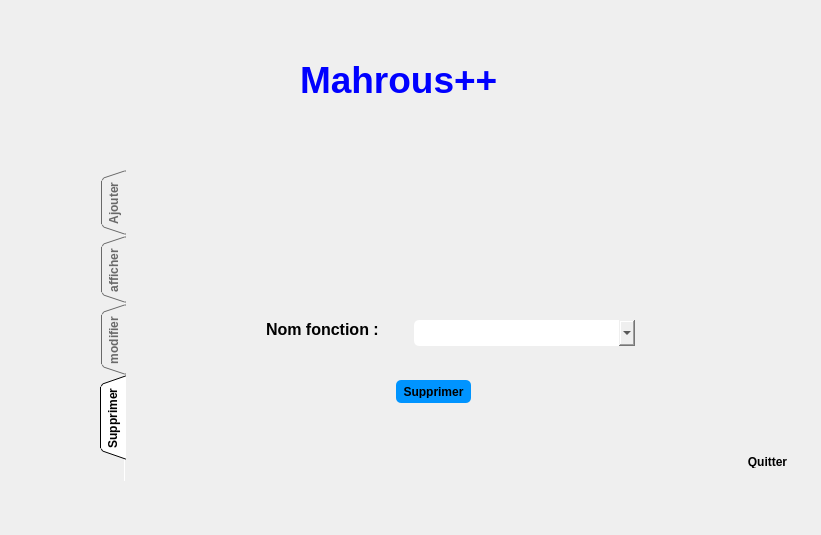
<?xml version="1.0" encoding="UTF-8"?>
<ui version="4.0">
 <class>personnel</class>
 <widget class="QDialog" name="personnel">
  <property name="geometry">
   <rect>
    <x>0</x>
    <y>0</y>
    <width>821</width>
    <height>535</height>
   </rect>
  </property>
  <property name="windowTitle">
   <string>Dialog</string>
  </property>
  <widget class="QLabel" name="label_10">
   <property name="geometry">
    <rect>
     <x>300</x>
     <y>40</y>
     <width>321</width>
     <height>81</height>
    </rect>
   </property>
   <property name="text">
    <string>&lt;html&gt;&lt;head/&gt;&lt;body&gt;&lt;p&gt;&lt;span style=&quot; font-size:28pt; font-weight:600; color:#0000ff;&quot;&gt;Mahrous++&lt;/span&gt;&lt;/p&gt;&lt;/body&gt;&lt;/html&gt;</string>
   </property>
  </widget>
  <widget class="QPushButton" name="pushButton">
   <property name="geometry">
    <rect>
     <x>730</x>
     <y>450</y>
     <width>75</width>
     <height>23</height>
    </rect>
   </property>
   <property name="styleSheet">
    <string notr="true">color: &quot;red&quot;;

padding: 5px;
border-radius: 5px;

font-weight: bold;
</string>
   </property>
   <property name="text">
    <string>Quitter</string>
   </property>
  </widget>
  <widget class="QTabWidget" name="tabWidget">
   <property name="enabled">
    <bool>true</bool>
   </property>
   <property name="geometry">
    <rect>
     <x>100</x>
     <y>170</y>
     <width>641</width>
     <height>311</height>
    </rect>
   </property>
   <property name="sizePolicy">
    <sizepolicy hsizetype="Expanding" vsizetype="Expanding">
     <horstretch>0</horstretch>
     <verstretch>0</verstretch>
    </sizepolicy>
   </property>
   <property name="maximumSize">
    <size>
     <width>16777215</width>
     <height>16777215</height>
    </size>
   </property>
   <property name="font">
    <font>
     <pointsize>9</pointsize>
     <weight>75</weight>
     <bold>true</bold>
     <stylestrategy>PreferDefault</stylestrategy>
    </font>
   </property>
   <property name="mouseTracking">
    <bool>false</bool>
   </property>
   <property name="tabletTracking">
    <bool>false</bool>
   </property>
   <property name="focusPolicy">
    <enum>Qt::TabFocus</enum>
   </property>
   <property name="contextMenuPolicy">
    <enum>Qt::DefaultContextMenu</enum>
   </property>
   <property name="acceptDrops">
    <bool>false</bool>
   </property>
   <property name="styleSheet">
    <string notr="true">QTabBar::tab:!selected {color:#696969;}

</string>
   </property>
   <property name="tabPosition">
    <enum>QTabWidget::West</enum>
   </property>
   <property name="tabShape">
    <enum>QTabWidget::Triangular</enum>
   </property>
   <property name="currentIndex">
    <number>3</number>
   </property>
   <property name="elideMode">
    <enum>Qt::ElideRight</enum>
   </property>
   <property name="usesScrollButtons">
    <bool>true</bool>
   </property>
   <property name="documentMode">
    <bool>true</bool>
   </property>
   <property name="tabsClosable">
    <bool>false</bool>
   </property>
   <property name="movable">
    <bool>true</bool>
   </property>
   <widget class="QWidget" name="widget">
    <attribute name="title">
     <string>Ajouter</string>
    </attribute>
    <attribute name="toolTip">
     <string>ajouter </string>
    </attribute>
    <widget class="QGroupBox" name="groupBox">
     <property name="geometry">
      <rect>
       <x>30</x>
       <y>30</y>
       <width>471</width>
       <height>261</height>
      </rect>
     </property>
     <property name="font">
      <font>
       <pointsize>11</pointsize>
       <weight>75</weight>
       <bold>true</bold>
       <strikeout>false</strikeout>
       <kerning>true</kerning>
      </font>
     </property>
     <property name="layoutDirection">
      <enum>Qt::LeftToRight</enum>
     </property>
     <property name="autoFillBackground">
      <bool>false</bool>
     </property>
     <property name="styleSheet">
      <string notr="true"/>
     </property>
     <property name="inputMethodHints">
      <set>Qt::ImhNone</set>
     </property>
     <property name="title">
      <string>Ajouter Personnel</string>
     </property>
     <property name="alignment">
      <set>Qt::AlignHCenter|Qt::AlignTop</set>
     </property>
     <property name="flat">
      <bool>false</bool>
     </property>
     <property name="checkable">
      <bool>false</bool>
     </property>
     <widget class="QWidget" name="verticalLayoutWidget">
      <property name="geometry">
       <rect>
        <x>20</x>
        <y>20</y>
        <width>201</width>
        <height>229</height>
       </rect>
      </property>
      <layout class="QVBoxLayout" name="verticalLayout">
       <item>
        <widget class="QLabel" name="label_4">
         <property name="text">
          <string>&lt;html&gt;&lt;head/&gt;&lt;body&gt;&lt;p&gt;&lt;span style=&quot; font-size:12pt; font-weight:600;&quot;&gt;CIN :&lt;/span&gt;&lt;/p&gt;&lt;/body&gt;&lt;/html&gt;</string>
         </property>
        </widget>
       </item>
       <item>
        <widget class="QLabel" name="label">
         <property name="text">
          <string>&lt;html&gt;&lt;head/&gt;&lt;body&gt;&lt;p&gt;&lt;span style=&quot; font-size:12pt; font-weight:600;&quot;&gt;Nom personnel :&lt;/span&gt;&lt;/p&gt;&lt;/body&gt;&lt;/html&gt;</string>
         </property>
        </widget>
       </item>
       <item>
        <widget class="QLabel" name="label_2">
         <property name="text">
          <string>&lt;html&gt;&lt;head/&gt;&lt;body&gt;&lt;p&gt;&lt;span style=&quot; font-size:12pt; font-weight:600;&quot;&gt;Prénom personnel :&lt;/span&gt;&lt;/p&gt;&lt;/body&gt;&lt;/html&gt;</string>
         </property>
        </widget>
       </item>
       <item>
        <widget class="QLabel" name="label_3">
         <property name="text">
          <string>&lt;html&gt;&lt;head/&gt;&lt;body&gt;&lt;p&gt;&lt;span style=&quot; font-size:12pt; font-weight:600;&quot;&gt;Adresse :&lt;/span&gt;&lt;/p&gt;&lt;/body&gt;&lt;/html&gt;</string>
         </property>
        </widget>
       </item>
       <item>
        <widget class="QLabel" name="label_11">
         <property name="text">
          <string>&lt;html&gt;&lt;head/&gt;&lt;body&gt;&lt;p&gt;&lt;span style=&quot; font-size:12pt; font-weight:600;&quot;&gt;Date :&lt;/span&gt;&lt;/p&gt;&lt;/body&gt;&lt;/html&gt;</string>
         </property>
        </widget>
       </item>
       <item>
        <widget class="QLabel" name="label_12">
         <property name="text">
          <string>&lt;html&gt;&lt;head/&gt;&lt;body&gt;&lt;p&gt;&lt;span style=&quot; font-size:12pt; font-weight:600;&quot;&gt;Id Fonction :&lt;/span&gt;&lt;/p&gt;&lt;/body&gt;&lt;/html&gt;</string>
         </property>
        </widget>
       </item>
      </layout>
     </widget>
     <widget class="QWidget" name="verticalLayoutWidget_2">
      <property name="geometry">
       <rect>
        <x>280</x>
        <y>20</y>
        <width>171</width>
        <height>221</height>
       </rect>
      </property>
      <layout class="QVBoxLayout" name="verticalLayout_2">
       <item>
        <widget class="QLineEdit" name="cx_cin">
         <property name="styleSheet">
          <string notr="true">QLineEdit {
padding: 5px;
border-radius: 5px;

font-weight: bold;
}</string>
         </property>
        </widget>
       </item>
       <item>
        <widget class="QLineEdit" name="cx_nompersonnel">
         <property name="styleSheet">
          <string notr="true">QLineEdit {
padding: 5px;
border-radius: 5px;

font-weight: bold;
}</string>
         </property>
        </widget>
       </item>
       <item>
        <widget class="QLineEdit" name="cx_prenompersonnel">
         <property name="styleSheet">
          <string notr="true">QLineEdit {
padding: 5px;
border-radius: 5px;

font-weight: bold;
}</string>
         </property>
        </widget>
       </item>
       <item>
        <widget class="QLineEdit" name="cx_adresse">
         <property name="styleSheet">
          <string notr="true">QLineEdit {
padding: 5px;
border-radius: 5px;

font-weight: bold;
}</string>
         </property>
        </widget>
       </item>
       <item>
        <widget class="QDateEdit" name="cx_date">
         <property name="styleSheet">
          <string notr="true">QDateEdit {
padding: 5px;
border-radius: 5px;

font-weight: bold;
}</string>
         </property>
         <property name="displayFormat">
          <string>dd/MMM/yy</string>
         </property>
        </widget>
       </item>
       <item>
        <widget class="QComboBox" name="comboBox">
         <property name="styleSheet">
          <string notr="true">QComboBox {
padding: 5px;
border-radius: 5px;

font-weight: bold;
}</string>
         </property>
        </widget>
       </item>
      </layout>
     </widget>
     <widget class="QLabel" name="pic">
      <property name="enabled">
       <bool>true</bool>
      </property>
      <property name="geometry">
       <rect>
        <x>-60</x>
        <y>-180</y>
        <width>821</width>
        <height>531</height>
       </rect>
      </property>
      <property name="frameShadow">
       <enum>QFrame::Plain</enum>
      </property>
      <property name="text">
       <string/>
      </property>
      <property name="scaledContents">
       <bool>false</bool>
      </property>
      <property name="wordWrap">
       <bool>false</bool>
      </property>
      <property name="openExternalLinks">
       <bool>false</bool>
      </property>
     </widget>
     <zorder>pic</zorder>
     <zorder>verticalLayoutWidget</zorder>
     <zorder>verticalLayoutWidget_2</zorder>
    </widget>
    <widget class="QPushButton" name="pushButton_p">
     <property name="geometry">
      <rect>
       <x>530</x>
       <y>270</y>
       <width>75</width>
       <height>23</height>
      </rect>
     </property>
     <property name="styleSheet">
      <string notr="true">QPushButton {
padding: 5px;
border-radius: 5px;
background-color:#0094ff;
font-weight: bold;
}</string>
     </property>
     <property name="text">
      <string>Ajouter</string>
     </property>
    </widget>
    <zorder>pushButton_p</zorder>
    <zorder>groupBox</zorder>
   </widget>
   <widget class="QWidget" name="tab_6">
    <attribute name="title">
     <string>afficher</string>
    </attribute>
    <widget class="QTableView" name="table">
     <property name="geometry">
      <rect>
       <x>10</x>
       <y>20</y>
       <width>611</width>
       <height>241</height>
      </rect>
     </property>
     <property name="styleSheet">
      <string notr="true"/>
     </property>
    </widget>
    <widget class="QPushButton" name="pushButton_2_f">
     <property name="geometry">
      <rect>
       <x>410</x>
       <y>280</y>
       <width>75</width>
       <height>23</height>
      </rect>
     </property>
     <property name="styleSheet">
      <string notr="true">QPushButton {
padding: 5px;
border-radius: 5px;
background-color:#0094ff;
font-weight: bold;
}</string>
     </property>
     <property name="text">
      <string>Afficher</string>
     </property>
    </widget>
   </widget>
   <widget class="QWidget" name="tab_4">
    <attribute name="title">
     <string>modifier</string>
    </attribute>
    <widget class="QGroupBox" name="groupBox_2">
     <property name="geometry">
      <rect>
       <x>70</x>
       <y>40</y>
       <width>471</width>
       <height>281</height>
      </rect>
     </property>
     <property name="font">
      <font>
       <pointsize>11</pointsize>
       <weight>75</weight>
       <bold>true</bold>
       <strikeout>false</strikeout>
       <kerning>true</kerning>
      </font>
     </property>
     <property name="layoutDirection">
      <enum>Qt::LeftToRight</enum>
     </property>
     <property name="autoFillBackground">
      <bool>false</bool>
     </property>
     <property name="styleSheet">
      <string notr="true"/>
     </property>
     <property name="inputMethodHints">
      <set>Qt::ImhNone</set>
     </property>
     <property name="title">
      <string>Modifier Personnel</string>
     </property>
     <property name="alignment">
      <set>Qt::AlignHCenter|Qt::AlignTop</set>
     </property>
     <property name="flat">
      <bool>false</bool>
     </property>
     <property name="checkable">
      <bool>false</bool>
     </property>
     <widget class="QWidget" name="verticalLayoutWidget_3">
      <property name="geometry">
       <rect>
        <x>20</x>
        <y>20</y>
        <width>201</width>
        <height>229</height>
       </rect>
      </property>
      <layout class="QVBoxLayout" name="verticalLayout_3">
       <item>
        <widget class="QLabel" name="label_5">
         <property name="text">
          <string>&lt;html&gt;&lt;head/&gt;&lt;body&gt;&lt;p&gt;&lt;span style=&quot; font-size:12pt; font-weight:600;&quot;&gt;Personnel à modifier :&lt;/span&gt;&lt;/p&gt;&lt;/body&gt;&lt;/html&gt;</string>
         </property>
        </widget>
       </item>
       <item>
        <widget class="QLabel" name="label_21">
         <property name="text">
          <string>&lt;html&gt;&lt;head/&gt;&lt;body&gt;&lt;p&gt;&lt;span style=&quot; font-size:12pt; font-weight:600;&quot;&gt;CIN :&lt;/span&gt;&lt;/p&gt;&lt;/body&gt;&lt;/html&gt;</string>
         </property>
        </widget>
       </item>
       <item>
        <widget class="QLabel" name="label_6">
         <property name="text">
          <string>&lt;html&gt;&lt;head/&gt;&lt;body&gt;&lt;p&gt;&lt;span style=&quot; font-size:12pt; font-weight:600;&quot;&gt;Nom personnel :&lt;/span&gt;&lt;/p&gt;&lt;/body&gt;&lt;/html&gt;</string>
         </property>
        </widget>
       </item>
       <item>
        <widget class="QLabel" name="label_7">
         <property name="text">
          <string>&lt;html&gt;&lt;head/&gt;&lt;body&gt;&lt;p&gt;&lt;span style=&quot; font-size:12pt; font-weight:600;&quot;&gt;Prénom personnel :&lt;/span&gt;&lt;/p&gt;&lt;/body&gt;&lt;/html&gt;</string>
         </property>
        </widget>
       </item>
       <item>
        <widget class="QLabel" name="label_8">
         <property name="text">
          <string>&lt;html&gt;&lt;head/&gt;&lt;body&gt;&lt;p&gt;&lt;span style=&quot; font-size:12pt; font-weight:600;&quot;&gt;Adresse :&lt;/span&gt;&lt;/p&gt;&lt;/body&gt;&lt;/html&gt;</string>
         </property>
        </widget>
       </item>
       <item>
        <widget class="QLabel" name="label_19">
         <property name="text">
          <string>&lt;html&gt;&lt;head/&gt;&lt;body&gt;&lt;p&gt;&lt;span style=&quot; font-size:12pt; font-weight:600;&quot;&gt;Date :&lt;/span&gt;&lt;/p&gt;&lt;/body&gt;&lt;/html&gt;</string>
         </property>
        </widget>
       </item>
       <item>
        <widget class="QLabel" name="label_20">
         <property name="text">
          <string>&lt;html&gt;&lt;head/&gt;&lt;body&gt;&lt;p&gt;&lt;span style=&quot; font-size:12pt; font-weight:600;&quot;&gt;Id Fonction :&lt;/span&gt;&lt;/p&gt;&lt;/body&gt;&lt;/html&gt;</string>
         </property>
        </widget>
       </item>
      </layout>
     </widget>
     <widget class="QWidget" name="verticalLayoutWidget_4">
      <property name="geometry">
       <rect>
        <x>280</x>
        <y>20</y>
        <width>171</width>
        <height>221</height>
       </rect>
      </property>
      <layout class="QVBoxLayout" name="verticalLayout_4">
       <item>
        <widget class="QComboBox" name="comboBox_4">
         <property name="styleSheet">
          <string notr="true">QComboBox {
padding: 5px;
border-radius: 5px;

font-weight: bold;
}</string>
         </property>
        </widget>
       </item>
       <item>
        <widget class="QLineEdit" name="cx_cinmod">
         <property name="styleSheet">
          <string notr="true">QLineEdit {
padding: 5px;
border-radius: 5px;

font-weight: bold;
}</string>
         </property>
        </widget>
       </item>
       <item>
        <widget class="QLineEdit" name="cx_nompersonnel_3">
         <property name="styleSheet">
          <string notr="true">QLineEdit {
padding: 5px;
border-radius: 5px;

font-weight: bold;
}</string>
         </property>
        </widget>
       </item>
       <item>
        <widget class="QLineEdit" name="cx_prenompersonnel_3">
         <property name="styleSheet">
          <string notr="true">QLineEdit {
padding: 5px;
border-radius: 5px;

font-weight: bold;
}</string>
         </property>
        </widget>
       </item>
       <item>
        <widget class="QLineEdit" name="cx_adresse_3">
         <property name="styleSheet">
          <string notr="true">QLineEdit {
padding: 5px;
border-radius: 5px;

font-weight: bold;
}</string>
         </property>
        </widget>
       </item>
       <item>
        <widget class="QDateEdit" name="cx_date_3">
         <property name="styleSheet">
          <string notr="true">QDateEdit {
padding: 5px;
border-radius: 5px;

font-weight: bold;
}</string>
         </property>
         <property name="displayFormat">
          <string>dd/MMM/yy</string>
         </property>
        </widget>
       </item>
       <item>
        <widget class="QComboBox" name="comboBox_3">
         <property name="styleSheet">
          <string notr="true">QComboBox {
padding: 5px;
border-radius: 5px;

font-weight: bold;
}</string>
         </property>
        </widget>
       </item>
      </layout>
     </widget>
     <widget class="QPushButton" name="modifier_f">
      <property name="geometry">
       <rect>
        <x>320</x>
        <y>250</y>
        <width>75</width>
        <height>23</height>
       </rect>
      </property>
      <property name="styleSheet">
       <string notr="true">QPushButton {
padding: 5px;
border-radius: 5px;
background-color:#0094ff;
font-weight: bold;
}</string>
      </property>
      <property name="text">
       <string>Modifier</string>
      </property>
     </widget>
    </widget>
   </widget>
   <widget class="QWidget" name="tab_5">
    <attribute name="title">
     <string>Supprimer</string>
    </attribute>
    <widget class="QLabel" name="label_9">
     <property name="geometry">
      <rect>
       <x>140</x>
       <y>150</y>
       <width>141</width>
       <height>20</height>
      </rect>
     </property>
     <property name="text">
      <string>&lt;html&gt;&lt;head/&gt;&lt;body&gt;&lt;p&gt;&lt;span style=&quot; font-size:12pt; font-weight:600;&quot;&gt;Nom fonction :&lt;/span&gt;&lt;/p&gt;&lt;/body&gt;&lt;/html&gt;</string>
     </property>
    </widget>
    <widget class="QPushButton" name="supprimer_f">
     <property name="geometry">
      <rect>
       <x>270</x>
       <y>210</y>
       <width>75</width>
       <height>23</height>
      </rect>
     </property>
     <property name="styleSheet">
      <string notr="true">QPushButton {
padding: 5px;
border-radius: 5px;
background-color:#0094ff;
font-weight: bold;
}</string>
     </property>
     <property name="text">
      <string>Supprimer</string>
     </property>
    </widget>
    <widget class="QComboBox" name="comboBox_5">
     <property name="geometry">
      <rect>
       <x>288</x>
       <y>150</y>
       <width>221</width>
       <height>26</height>
      </rect>
     </property>
     <property name="styleSheet">
      <string notr="true">QComboBox {
padding: 5px;
border-radius: 5px;

font-weight: bold;
}</string>
     </property>
    </widget>
   </widget>
  </widget>
 </widget>
 <resources/>
 <connections>
  <connection>
   <sender>pushButton</sender>
   <signal>clicked()</signal>
   <receiver>personnel</receiver>
   <slot>accept()</slot>
   <hints>
    <hint type="sourcelabel">
     <x>763</x>
     <y>502</y>
    </hint>
    <hint type="destinationlabel">
     <x>796</x>
     <y>545</y>
    </hint>
   </hints>
  </connection>
 </connections>
</ui>
